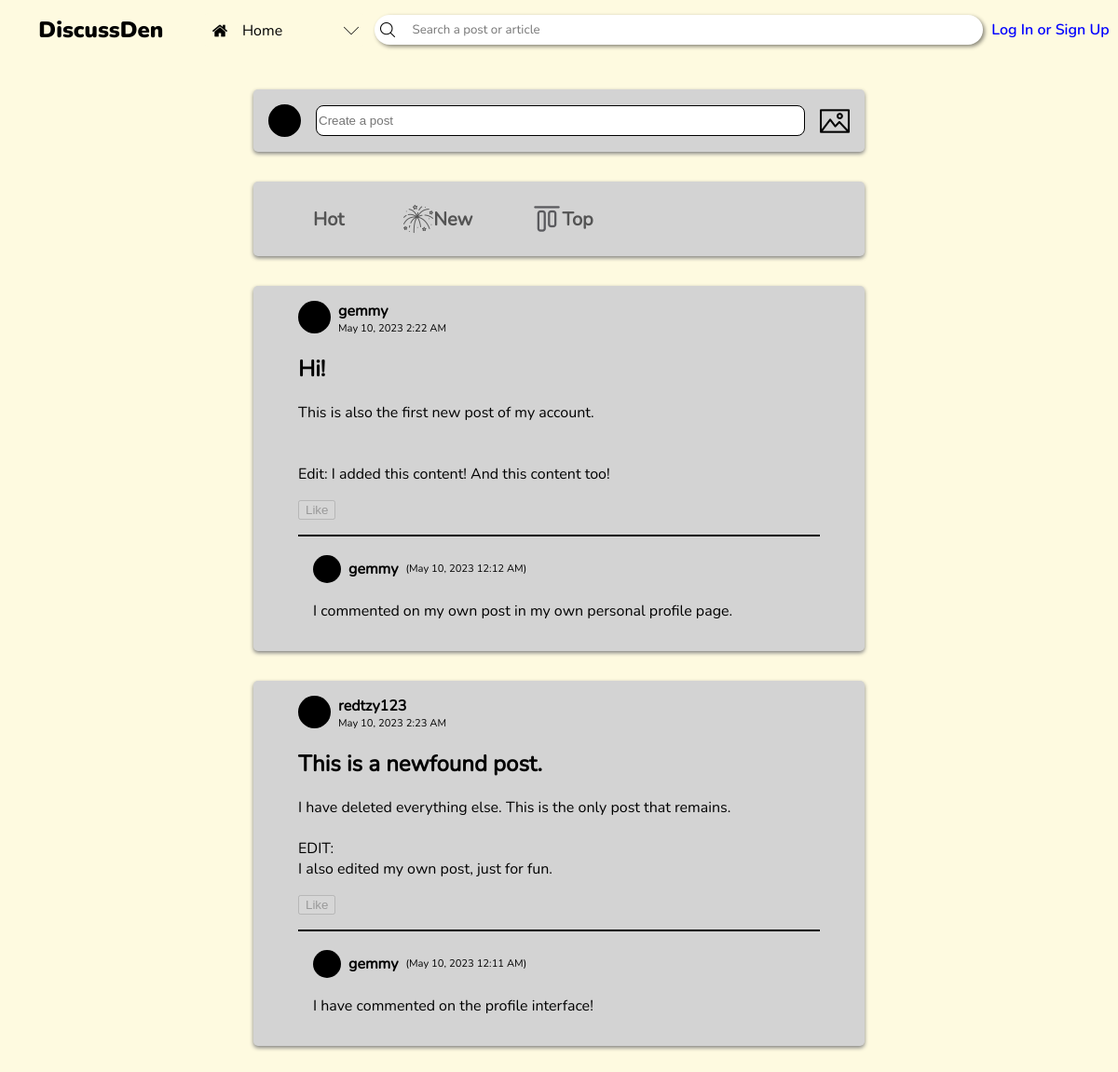
The app's page /home.php with its own data.
### tables this page shows
CREATE TABLE posts (id INTEGER PRIMARY KEY AUTOINCREMENT NOT NULL UNIQUE, user_id INTEGER REFERENCES users (user_id) NOT NULL, title TEXT NOT NULL, content TEXT NOT NULL, date, likes);

CREATE TABLE users (user_id INTEGER PRIMARY KEY AUTOINCREMENT, username TEXT UNIQUE NOT NULL, password TEXT NOT NULL, link TEXT NOT NULL, recent_searches);

CREATE TABLE comments (comment_id INTEGER PRIMARY KEY AUTOINCREMENT UNIQUE NOT NULL, post_id INTEGER REFERENCES posts (id) ON DELETE NO ACTION NOT NULL, name TEXT, content TEXT NOT NULL, date);

### home.php (the view, shortened to what this page needs)
<!DOCTYPE html>
<html lang="en">
<head>
    <link rel="stylesheet" href="header.css">
    <link rel="stylesheet" href="post-boxes.css">
</head>
<body>
    <?php include "header.php"?>
    <div class="input-section">
        <div class="post-tab">
            <svg width=35 height=35>
                <circle cx=17.5 cy=17.5 r=17.5 fill=black/>
            </svg>
            <input type="text" placeholder="Create a post" onclick="redirect_to_post()" id="post-link">
            <img src="img/image.png" alt="" class="icon">
        </div>
        <div class="post-tab">
            <div class="group">
                <a href="#" class="reddit-button">
                    <span class="txt-hot"><span>Hot</span></span>
                </a>
            </div>
            <div class="group">
                <a href="#" class="reddit-button">
                    <img src="img/new.png" alt="" class="icon" />
                    <span class="new"><span>New</span></span>
                </a>
            </div>
            <div class="group">
                <a href="#" class="reddit-button">
                    <img src="img/top.png" alt="" class="icon" />
                    <span class="top"><span>Top</span></span>
                </a>
            </div>
        </div>
    </div>
    <section class="post-section">
    <?php
        $stmt = $db -> prepare('SELECT * FROM posts');
        $stmt -> execute();
        $posts = $stmt -> fetchAll(PDO::FETCH_ASSOC);
        foreach (array_reverse($posts) as $post) {
            $stmt = $db -> prepare('SELECT * FROM users WHERE user_id = :userID');
            $stmt -> bindParam(':userID', $post['user_id'], PDO::PARAM_INT);
            $stmt -> execute();
            $post_user = $stmt -> fetch(PDO::FETCH_ASSOC);
            echo    '<div class="post-container">
                        <div class="post-user">
                            <svg width=35 height=35>
                                <circle cx=17.5 cy=17.5 r=17.5 fill=black/>
                            </svg>
                            <a href="';
                            if ($_SESSION['username'] === $post_user['username']) echo 'profile.php';
                            else echo 'profile-visit.php?user_id=' . $post['user_id'];
                            echo '"><h4 class="username">' . $post_user['username'] . '</h4></a>
                            <p>' . $post['date'] . '</p>
                        </div>
                        <div class="post-content">
                            <h2>' . $post['title'] . '</h2>
                            <p>' . $post['content'] . '</p>';
            if (isset($_SESSION['username'])) {
                echo '<button class="like" data-id="' . $post['id'] . '">';
                if (($likes = json_decode($post['likes'])) !== NULL) {
                    echo '<p class="likes">' . count(json_decode($post['likes'])) . '</p>';
                }
                    echo '<img class="like-state" ';
                        if(!((array_search($_SESSION['username'], json_decode($post['likes']))) === false)) {
                            echo 'src="img/upvote-filled.png"';
                        } else {
                            echo 'src="img/upvote-nofill.png"';
                        }
                    echo '/>
                </button>';
            } else {
                echo '<button disabled>Like</button>';
            }
            echo '</div><hr>';
            $stmt = $db -> prepare('SELECT * FROM comments WHERE post_id = :post_id');
            $stmt -> bindParam(':post_id', $post['id'], PDO::PARAM_INT);
            $stmt -> execute();
            $comments = $stmt -> fetchAll(PDO::FETCH_ASSOC);
            foreach ($comments as $comment) {
                echo    '<div class="comment-container">
                            <div>
                                <svg width=30 height=30>
                                    <circle cx=15 cy=15 r=15 fill=black/>
                                </svg>
                                <h4 class="username">' . $comment['name'] . '</h4>
                                <p>(' . $comment['date'] . ')</p>
                            </div>
                            <p>' . $comment['content'] . '</p>
                        </div>';
            }
            echo '
                    <form class="comment-box">
                        <input type="hidden" name="post_id" value="' . $post['id'] . '">
                ';
            echo '</form></div>';
        }
    ?>
    </section>
</body>
</html>

### header.php (shortened to what this page needs)
<header>
    <h2>DiscussDen</h2>
    <div id="tab-box" tabindex=0>
        <?php
            if ($_SERVER['PHP_SELF'] == '/CCS222-Project/home.php') {
                echo '
                <div class="tab-option" first-option tabindex=-1>
                    <img src="img/home.png" alt="" class="icon">
                    <p>Home</p>
                </div>
                <div class="tab-option" onclick="window.location.href=\'communities.php\'" tabindex=-1>
                    <img src="img/add.png" alt="" class="icon">
                    <p>Communities</p>
                </div>
                <div class="tab-option" onclick="window.location.href=\'trending.php\'" tabindex=-1>
                    <img src="img/trend.png" alt="" class="icon">
                    <p>Trending</p>
                </div>
                ';
            }
        ?>
        <img src="img/drop down.png" alt="" class="dropdown icon">
    </div>
    <form action="" method="post" id="searchbar">
        <img src="img/search.png" alt="" class="icon">
        <input name="search" type="search" placeholder="Search a post or article" autocomplete="off" tabindex=0>
    </form>
    <?php if(isset($_SESSION['username'])) {
        echo '
        <div id="user-btn" tabindex=0>
            <svg width=50 height=50>
                <circle cx=25 cy=25 r=25 fill=black />
            </svg>
            <p class="username">' . $_SESSION['username'] . '</p>
            <div class="tab-option" name="profile" tabindex=-1 data-name="' . $_SERVER['PHP_SELF'] . '">
                <img src="img/add.png" alt="" class="icon">
                <p>';
                    if ($_SERVER['PHP_SELF'] == '/CCS222-Project/profile.php' || $_SERVER['PHP_SELF'] == '/CCS222-Project/profile-visit.php') echo 'Back to Home';
                    else echo 'Profile';
                echo '</p>
            </div>
            <div class="tab-option" name="logout" tabindex=-1>
                <img src="img/add.png" alt="" class="icon">
                <p>Log out</p>
            </div>
        </div>
        ';
    } else {
        echo '<a href="login.php" tabindex=3>Log In or Sign Up</a>';
    } ?>
</header>

### header.css (style rules this page uses)
body { --dark-color-1: #283618; --dark-color-2: #606c38; --medium-color: #bc6c25; --light-color-1: #dda15e; --light-color-2: #fefae0; background-color: var(--light-color-2); margin: 0; overflow-y: overlay; }
header { position: fixed; inset: 0 0 auto; height: 4rem; background-color: var(--light-color-2); display: flex; justify-content: space-evenly; align-items: center; z-index: 1; }
header h2, header p { user-select: none; }
header > h2 { font-family: nunito-black; margin: 0 2rem; }
.icon { width: 1rem; }
#tab-box { background-color: var(--light-color-2); align-self: flex-start; margin-top: 0.85rem; position: relative; display: flex; flex-direction: column; width: 11rem; border-radius: 0.5rem; max-height: 2.25rem; overflow: hidden; outline: solid 2px transparent; outline-offset: -2px; transition: 400ms cubic-bezier(0.445, 0.05, 0.55, 0.95); }
.tab-option { padding: 0.5em 0.7em; display: flex; align-items: center; }
.tab-option > img { object-fit: contain; }
.tab-option > p { margin: 0; margin-left: 1rem; font-family: nunito-reg; }
.dropdown.icon { position: absolute; right: 0.5rem; top: 0.7rem; align-self: center; }
#searchbar { display: flex; align-items: center; background-color: white; border-radius: 2rem; box-shadow: 2px 2px 4px #0007; padding: 0.4rem; width: 40rem; position: relative; isolation: isolate; }
#searchbar > input { background: none; border: none; outline: none; width: 100%; margin-left: 1rem; font-family: nunito-reg; color: black; }
a[href="login.php"] { font-family: nunito-semibold; color: blue; text-decoration: none; }

### post-boxes.css (style rules this page uses)
h4.username { margin: 0; margin-inline: 0.5rem; }
.input-section { margin-top: 6rem; }
.post-tab { width: calc(100% - 36rem); background-color: lightgray; display: flex; align-items: center; margin: 2rem auto 0; padding: 1rem; border-radius: 0.3rem; box-shadow: 0 2px 4px 0 gray; font-family: nunito-reg; }
.post-tab input { flex-grow: 1; background-color: white; height: 1.8rem; margin-inline: 1rem; border-radius: 0.5rem; border: 1px solid; }
.post-tab img { width: 2rem; }
.group { margin-right: 2rem; font-style: bold; font-weight: 800; font-size: 20px; }
.reddit-button { padding: 8px 16px; border-radius: 4px; cursor: pointer; text-decoration: none; color: inherit; opacity: 0.6; transition: opacity 0.3s, border-color 0.3s; display: flex; align-items: center; }
.post-section { width: calc(100% - 30rem); display: flex; flex-direction: column; margin-inline: auto; margin-bottom: 2rem; --dark-color-1: #283618; --dark-color-2: #606c38; --medium-color: #bc6c25; --light-color-1: #dda15e; --light-color-2: #fefae0; }
.post-container { background-color: lightgray; display: flex; flex-direction: column; position: relative; margin: 2rem 2rem 0; padding: 1rem 3rem; border-radius: 0.3rem; box-shadow: 0 2px 4px 0 gray; font-family: nunito-reg; overflow-x: hidden; }
.post-container hr { border: none; width: 100%; height: 2px; background-color: black; margin-block: 1rem; }
.post-user { display: grid; grid-template-rows: auto auto; grid-template-columns: auto auto; width: fit-content; }
.post-user * { grid-column: 2; margin: 0; }
.post-user svg { grid-column: 1; grid-row: 1 / span 2; }
.post-user p { font-size: 0.7rem; margin-left: 0.5rem; }
.post-user a { text-decoration: none; color: black; }
.comment-container { margin-left: 1rem; }
.comment-container div { display: flex; align-items: center; }
.comment-container div p { font-size: 0.7rem; }

### records on screen
posts: user.username "gemmy", date "May 10, 2023 2:22 AM", title "Hi!", content "This is also the first new post of my account. Edit: I added this content! And this content too!"
comments: name "gemmy", date "May 10, 2023 12:12 AM", content "I commented on my own post in my own personal profile page."
posts: user.username "redtzy123", date "May 10, 2023 2:23 AM", title "This is a newfound post.", content "I have deleted everything else. This is the only post that remains. EDIT: I also edited my own post, just for fun."
comments: name "gemmy", date "May 10, 2023 12:11 AM", content "I have commented on the profile interface!"
